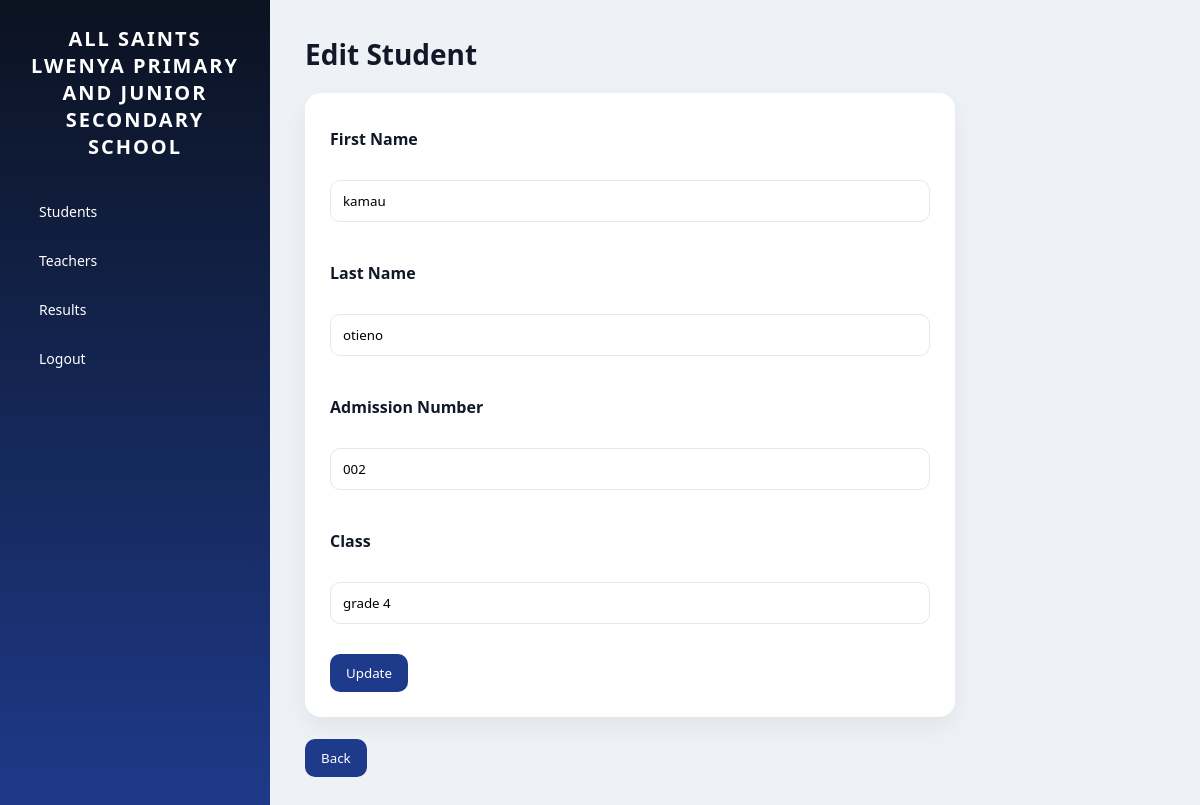
Screenshot of /students/edit/9/ with the database file from the repository.
### skullapp/models.py (models this page shows, shortened)
class Student(models.Model):
    first_name = models.CharField(max_length=100)
    last_name = models.CharField(max_length=100)
    admission_number = models.CharField(max_length=20, unique=True)
    student_class = models.CharField(max_length=20)

### skullapp/views.py (the view, shortened to what this page needs)
# urls.py: path('students/edit/<int:pk>/', views.edit_student, name='edit_student'),
def edit_student(request, pk):
    student = get_object_or_404(Student, id=pk)
    return render(request, 'edit_student.html', {'student': student})

### skullapp/templates/edit_student.html (shortened to what this page needs)
{% extends 'base.html' %}
{% block content %}
<h1>Edit Student</h1>
<form method="POST">
    <label>First Name</label><br>
    <input type="text" name="first_name" value="{{ student.first_name }}"><br><br>
    <label>Last Name</label><br>
    <input type="text" name="last_name" value="{{ student.last_name }}"><br><br>
    <label>Admission Number</label><br>
    <input type="text" name="admission_number" value="{{ student.admission_number }}"><br><br>
    <label>Class</label><br>
    <input type="text" name="student_class" value="{{ student.student_class }}"><br><br>
    <button type="submit">Update</button>
</form>
<br>
<a href="{% url 'students' %}">
    <button>Back</button>
</a>
{% endblock %}

### static/css/style.css (style rules this page uses)
* { margin: 0; padding: 0; box-sizing: border-box; font-family: 'Segoe UI', system-ui, sans-serif; }
body { display: flex; background: #eef2f7; color: #111827; min-height: 100vh; }
h1 { font-size: 28px; margin-bottom: 20px; }
button { background: #1e3a8a; color: white; border: none; padding: 10px 16px; border-radius: 10px; cursor: pointer; transition: 0.2s; font-weight: 500; }
form { background: white; padding: 25px; border-radius: 16px; box-shadow: 0 10px 25px rgba(0,0,0,0.06); max-width: 650px; }
input, select { width: 100%; padding: 11px 12px; margin: 8px 0; border-radius: 10px; border: 1px solid #e5e7eb; outline: none; transition: 0.2s; }
label { font-weight: 600; margin-top: 10px; display: block; }
a { text-decoration: none; }

### rows the page displays
Student: first_name "kamau", last_name "otieno", admission_number "002", student_class "grade 4"
